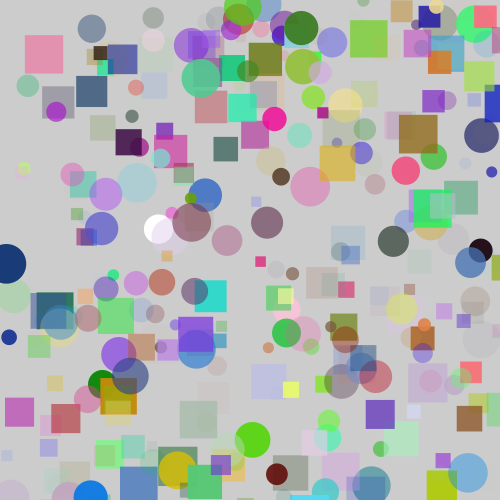
Frame 1 (no input)
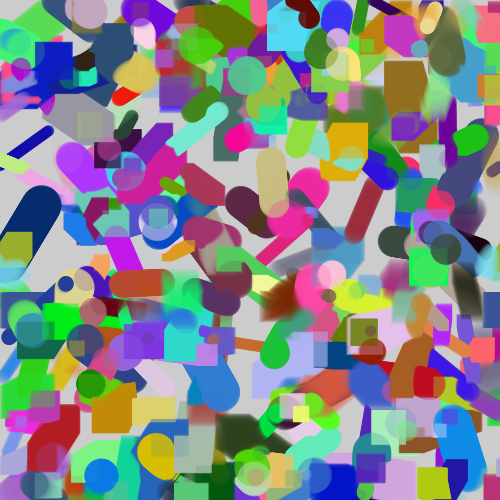
Frame 60 (the mouse pressed at the canvas centre just before this capture)
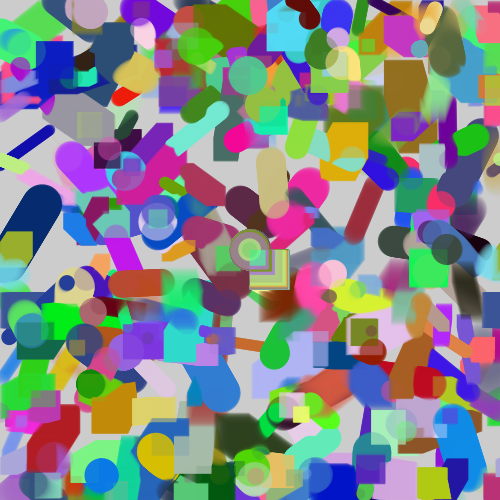
Frame 120 (the mouse held since frame 60 and released just before this capture)

The Processing sketch that drew these frames (run headless with seeded random() and noise(); from frame 60 on, the mouse is pressed at the canvas centre):

// Processing sketch: ColorfulPaint
// ── ColorfulPaint.pde
//クリックに反応します
class Paint {
  float x, y;
  float vx, vy;
  float d = random(10, 40);
    
  float r = random(0, 255);
  float g = random(0, 255);
  float b = random(0, 255);
  float a = random(0, 255);
  color c = color(r, g, b, a);

  
  Paint() {  // コンストラクター
    x = random(width);
    y = random(height);
    vx = random(-1, 1);
    vy = random(-1, 1);    
  }
  void draw() {
    noStroke();
    circle(x, y, d);
        
    if (mousePressed == true){
      x = mouseX;
      y = mouseY; 
    }
  }
  void move() {
    x += vx;
    y += vy;
    
     if (x < 0) {
      x = width;
    } else if (x > width) {
      x = 0;
    }
    if (y < 0) {
      y = height;
    } else if (y > height) {
      y = 0;
    }
  }
  
  void Color() {      
    fill(c);
    
    if (mousePressed == true){
      noStroke();
      circle(x, y, d);
      r = random(0, 255);
      g = random(0, 255);
      b = random(0, 255);
      a = random(0, 255);      
      c = color(r, g, b, a);
    }
  }
}

class SquarePaint extends Paint {
  void draw() {
    noStroke();
    square(x, y, d);
    
    if (mousePressed == true){
      x = mouseX;
      y = mouseY;
      noStroke();
      square(x, y, d);
      r = random(0, 255);
      g = random(0, 255);
      b = random(0, 255);
      a = random(0, 255);
    }
  }
}

int N = 300;
Paint[] ps = new Paint[N];

void setup() {
  size(500, 500);
  for (int i = 0; i < N; i++) {
   if (i % 2 == 0) {
      ps[i] = new Paint();
    } else {
      ps[i] = new SquarePaint();
    }   
  }
}

void draw() {  
  for (int i = 0; i < N; i++) {
    ps[i].draw();
    ps[i].move();
    ps[i].Color();
  }
}
